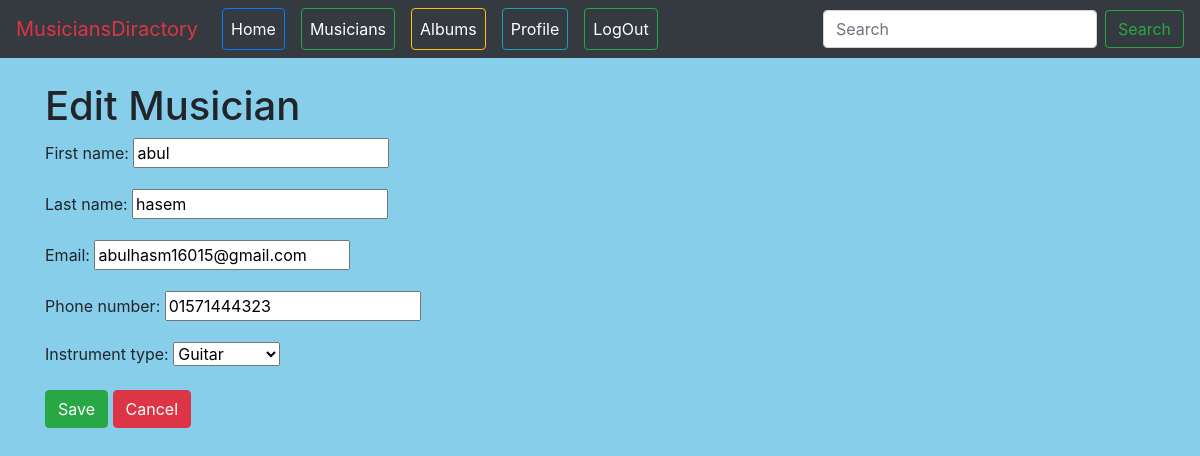
Screenshot of /Musician/edit/1/ (signed in) with the database file from the repository.
### Musician/models.py (models this page shows, shortened)
class Musician(models.Model):
    INSTRUMENT_CHOICES = [
        ('guitar', 'Guitar'),
        ('piano', 'Piano'),
        ('drums', 'Drums'),
        ('violin', 'Violin'),
        ('saxophone', 'Saxophone'),
    ]
    first_name = models.CharField(max_length=100)
    last_name = models.CharField(max_length=100)
    email = models.EmailField()
    phone_number = models.CharField(max_length=11)
    instrument_type = models.CharField(max_length=50, choices=INSTRUMENT_CHOICES)

### Musician/views.py (the view)
# urls.py: path('edit/<int:id>/', views.musician_edit, name='musician_edit'),
@login_required
def musician_edit(request, id):
    musician = Musician.objects.get(id=id)
    musician_form = MusicianForm(instance=musician)
    if request.method == 'POST':
        musician_form = MusicianForm(request.POST, instance=musician)
        if musician_form.is_valid():
            musician_form.save()
            return redirect('musician_list')
    return render(request, 'musician_form.html', {'form': musician_form, 'flag' : False})

### Musician/forms.py
class MusicianForm(forms.ModelForm):
    class Meta:
        model = Musician
        fields = '__all__'

### Musician/templates/musician_form.html (shortened to what this page needs)
{% extends 'base.html' %}
{% load static %}
{% block content %}
<h1 class="mt-4">{% if form.instance.pk %}Edit{% else %}Add{% endif %} Musician</h1>
<form method="post">
    {{ form.as_p }}
    <button type="submit" class="btn btn-success">Save</button>
    <a href="{% url 'musician_list' %}" class="btn btn-danger">Cancel</a>
</form>
{% endblock %}

### rows the page displays
Musician: first_name "abul", last_name "hasem", email "abulhasm16015@gmail.com", phone_number "01571444323", instrument_type "Guitar"
